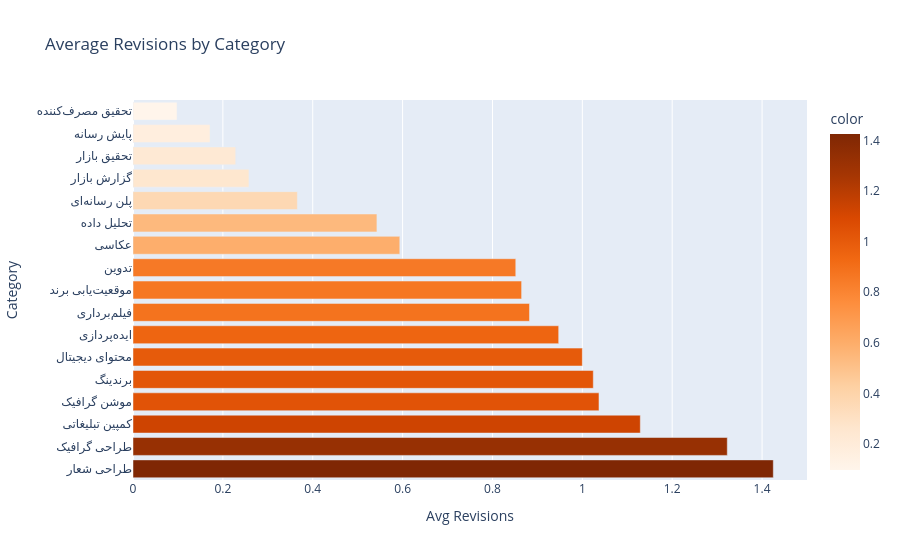

Notebook source saved alongside this figure:
### Code cell
revision_by_category = df.groupby('Category')['Revision_Count'].mean().sort_values(ascending=False)
print(revision_by_category)

fig = px.bar(
    x=revision_by_category.values,
    y=revision_by_category.index,
    orientation='h',
    title="Average Revisions by Category",
    labels={'x': 'Avg Revisions', 'y': 'Category'},
    color=revision_by_category.values,
    color_continuous_scale="Oranges"
)
fig.show()

### Figure 1 — Plotly figure (JSON) as saved in the notebook; plotly's stock layout.template omitted (floating-point values rounded to 4 significant figures)
{"data": [{"hovertemplate": "Avg Revisions=%{x}<br>Category=%{y}<br>color=%{marker.color}<extra></extra>", "legendgroup": "", "marker": {"color": [1.425, 1.323, 1.129, 1.037, 1.024, 1.0, 0.9474, 0.8824, 0.8649, 0.8519, 0.5938, 0.5429, 0.3659, 0.2581, 0.2286, 0.1714, 0.09804], "coloraxis": "coloraxis", "pattern": {"shape": ""}}, "name": "", "orientation": "h", "showlegend": false, "textposition": "auto", "type": "bar", "x": [1.425, 1.323, 1.129, 1.037, 1.024, 1.0, 0.9474, 0.8824, 0.8649, 0.8519, 0.5938, 0.5429, 0.3659, 0.2581, 0.2286, 0.1714, 0.09804], "xaxis": "x", "y": ["طراحی شعار", "طراحی گرافیک", "کمپین تبلیغاتی", "موشن گرافیک", "برندینگ", "محتوای دیجیتال", "ایدهپردازی", "فیلمبرداری", "موقعیتیابی برند", "تدوین", "عکاسی", "تحلیل داده", "پلن رسانهای", "گزارش بازار", "تحقیق بازار", "پایش رسانه", "تحقیق مصرفکننده"], "yaxis": "y"}], "layout": {"barmode": "relative", "coloraxis": {"autocolorscale": false, "colorbar": {"title": {"text": "color"}}, "colorscale": [[0, "rgb(255,245,235)"], [0.125, "rgb(254,230,206)"], [0.25, "rgb(253,208,162)"], [0.375, "rgb(253,174,107)"], [0.5, "rgb(253,141,60)"], [0.625, "rgb(241,105,19)"], [0.75, "rgb(217,72,1)"], [0.875, "rgb(166,54,3)"], [1, "rgb(127,39,4)"]]}, "legend": {"tracegroupgap": 0}, "title": {"text": "Average Revisions by Category"}, "xaxis": {"anchor": "y", "domain": [0, 1], "title": {"text": "Avg Revisions"}}, "yaxis": {"anchor": "x", "domain": [0, 1], "title": {"text": "Category"}}}}
